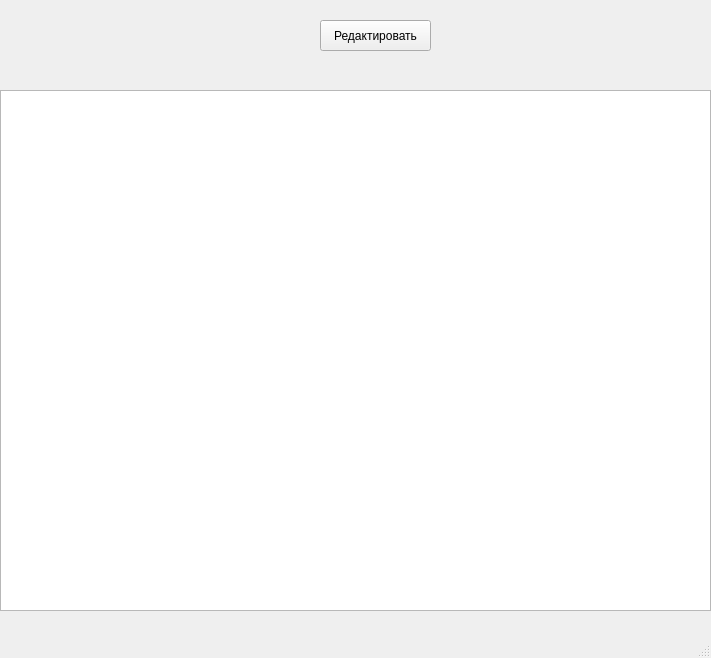
<?xml version="1.0" encoding="UTF-8"?>
<ui version="4.0">
 <class>MainWindow</class>
 <widget class="QMainWindow" name="MainWindow">
  <property name="geometry">
   <rect>
    <x>0</x>
    <y>0</y>
    <width>711</width>
    <height>658</height>
   </rect>
  </property>
  <property name="windowTitle">
   <string>MainWindow</string>
  </property>
  <widget class="QWidget" name="centralwidget">
   <widget class="QTableWidget" name="tableWidget">
    <property name="geometry">
     <rect>
      <x>0</x>
      <y>90</y>
      <width>711</width>
      <height>521</height>
     </rect>
    </property>
   </widget>
   <widget class="QPushButton" name="pushButton">
    <property name="geometry">
     <rect>
      <x>320</x>
      <y>20</y>
      <width>111</width>
      <height>31</height>
     </rect>
    </property>
    <property name="text">
     <string>Редактировать</string>
    </property>
   </widget>
  </widget>
  <widget class="QMenuBar" name="menubar">
   <property name="geometry">
    <rect>
     <x>0</x>
     <y>0</y>
     <width>711</width>
     <height>21</height>
    </rect>
   </property>
  </widget>
  <widget class="QStatusBar" name="statusbar"/>
 </widget>
 <resources/>
 <connections/>
</ui>
